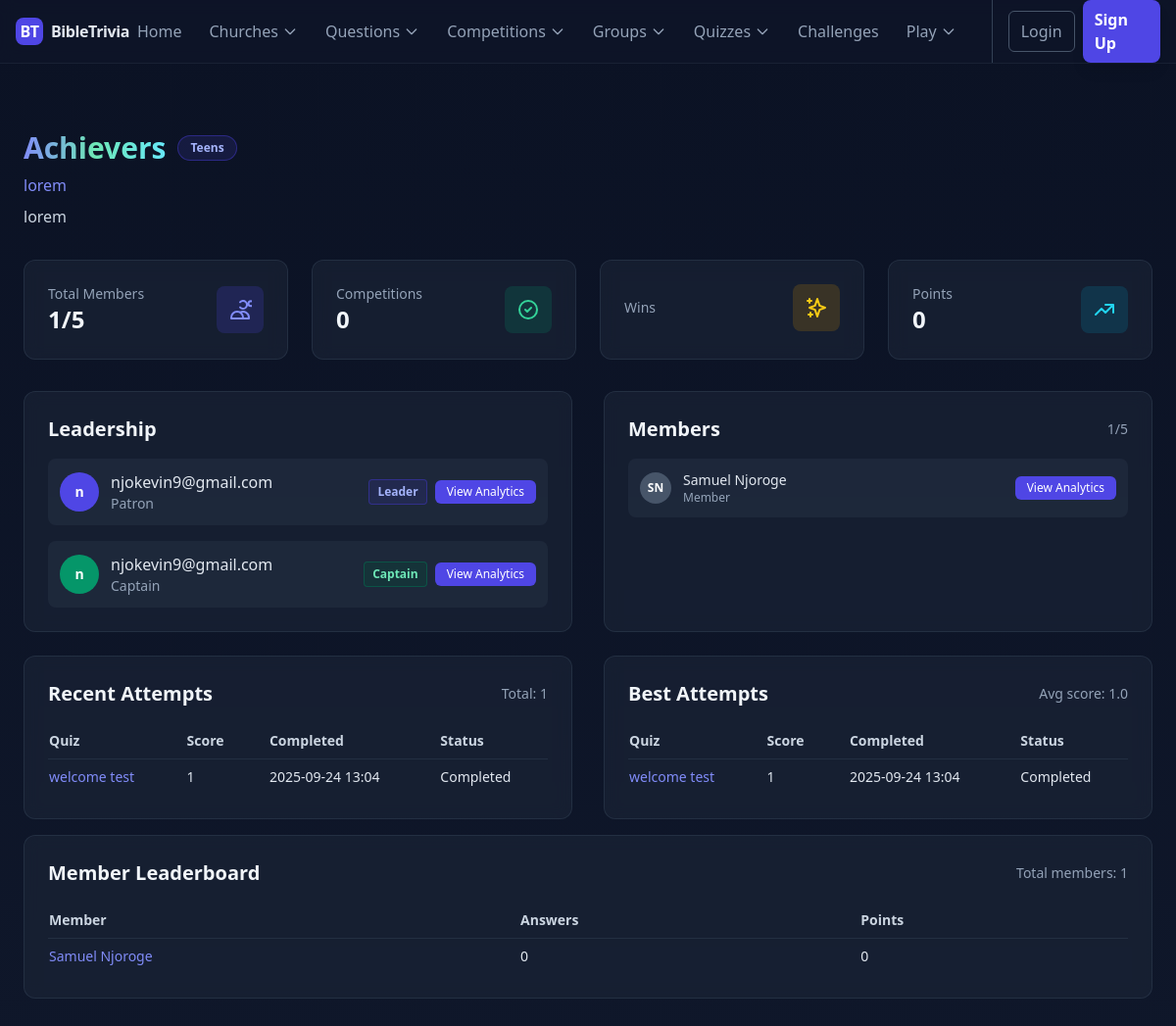
Page /groups/lorem-achievers/ on the earlier database version.
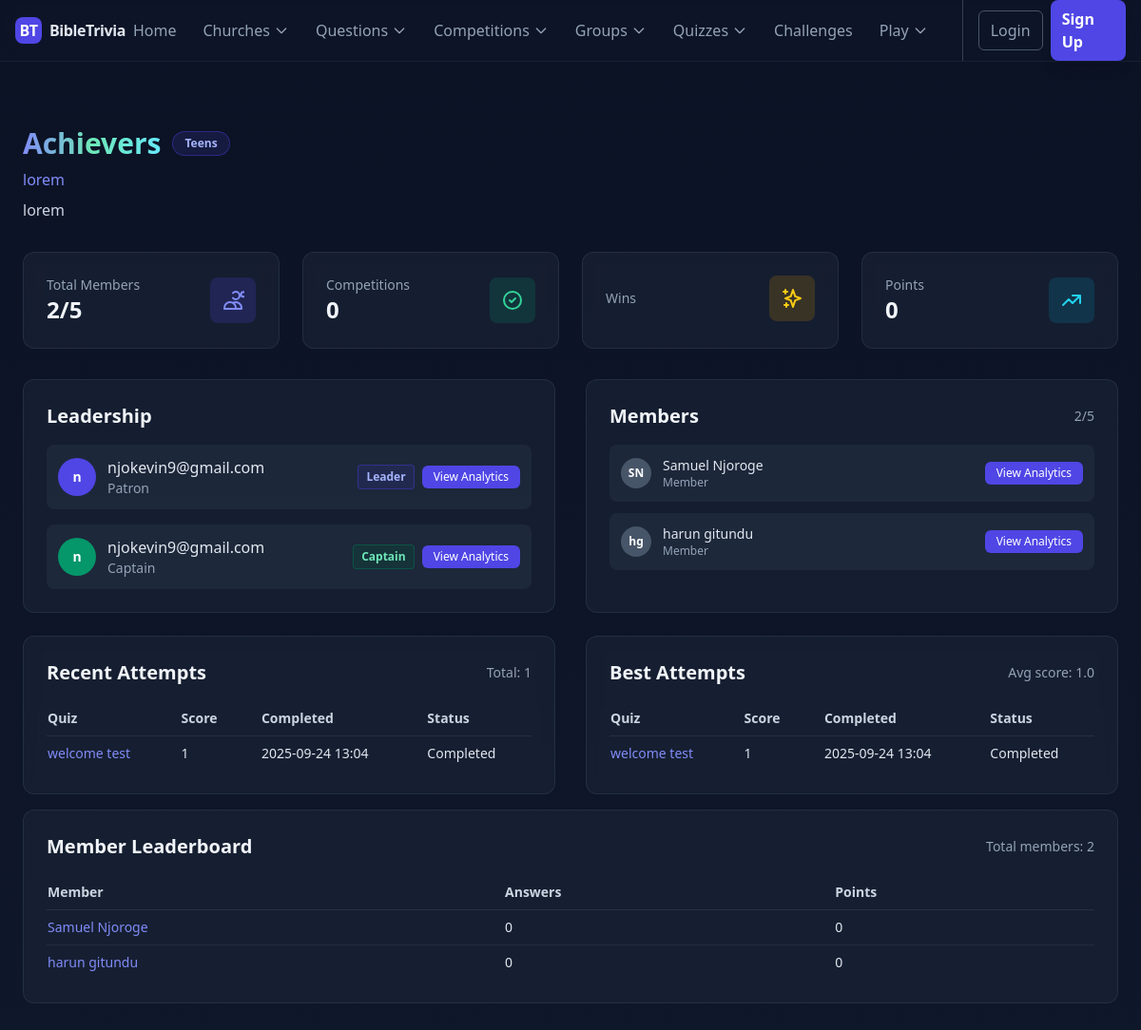
Same page on the later database version.
### users/models.py (models this page shows, shortened)
class MyUser(AbstractUser):
    email = models.EmailField(_('email address'), max_length=50, unique=True)
    username = None
    ROLE_CHOICES = [
        ('Admin', 'Admin'),
        ('Supervisor', 'Supervisor'),
        ('Patron', 'Patron'),
        ('Member', 'Member'),
    ]
    role = models.CharField(
        _('Role'),
        max_length=20,
        choices=ROLE_CHOICES,
        default='Member',
        help_text=_('User role in the system')
    )
    USERNAME_FIELD = 'email'
    REQUIRED_FIELDS = []
    objects = MyUserManager()
    groups = models.ManyToManyField(
        'auth.Group',
        related_name='myuser_groups',  # Unique related_name
        blank=True,
        help_text=_('The groups this user belongs to. A user will get all permissions granted to each of their groups.')
    )
    user_permissions = models.ManyToManyField(
        'auth.Permission',
        related_name='myuser_permissions',  # Unique related_name
        blank=True,
        help_text=_('Specific permissions for this user.')
    )

### home/models.py (models this page shows, shortened)
class TimeStampedModel(models.Model):
    created_at = models.DateTimeField(auto_now_add=True)
    updated_at = models.DateTimeField(auto_now=True)
    class Meta:
        abstract = True

class GroupTestQuizAttempt(TimeStampedModel):
    STATUS_CHOICES = [
        ('started', 'Started'),
        ('completed', 'Completed'),
        ('expired', 'Expired'),
    ]
    uuid = models.UUIDField(default=uuid.uuid4, unique=True, editable=False)
    quiz = models.ForeignKey(TestQuiz, on_delete=models.CASCADE, related_name='group_attempts')
    group = models.ForeignKey(TriviaGroup, on_delete=models.CASCADE, related_name='quiz_attempts')
    initiated_by = models.ForeignKey(settings.AUTH_USER_MODEL, on_delete=models.SET_NULL, null=True, blank=True, related_name='initiated_group_quiz_attempts')
    attempt_number = models.PositiveIntegerField(default=1, help_text='Incremented per group per quiz')
    score = models.PositiveIntegerField(default=0)
    status = models.CharField(max_length=10, choices=STATUS_CHOICES, default='started')
    started_at = models.DateTimeField(auto_now_add=True)
    completed_at = models.DateTimeField(blank=True, null=True)
    class Meta:
        ordering = ['-created_at']
        unique_together = [('quiz', 'group', 'attempt_number')]
        indexes = [
            models.Index(fields=["quiz", "group"]),
            models.Index(fields=["status"]),
            models.Index(fields=["created_at"]),
        ]
        verbose_name = 'Group Test Quiz Attempt'
        verbose_name_plural = 'Group Test Quiz Attempts'

class TestQuiz(TimeStampedModel):
    DIFFICULTY_CHOICES = [
        ('Easy', 'Easy'),
        ('Medium', 'Medium'),
        ('Hard', 'Hard'),
    ]
    QUIZ_TYPE_CHOICES = [
        ('Practice', 'Practice'),
        ('Assessment', 'Assessment'),
        ('Competition', 'Competition'),
        ('Study', 'Study'),
    ]
    level_category = [
        ('Adults', 'Adults'),
        ('Youth', 'Youth'),
        ('Children', 'Children'),
        ('Senior', 'Senior'),
        ('Junior', 'Junior'),
        ('Teens', 'Teens'),
        ('All', 'All'),
    ]
    participation_category = [
        ('Individual', 'Individual'),
        ('Group', 'Group'),
        ('All', 'All'),
    ]
    participation = models.CharField(max_length=100, choices=participation_category, default='All')
    level = models.CharField(max_length=100, choices=level_category, default='All')
    name = models.CharField(max_length=200, unique=True)
    slug = models.SlugField(max_length=220, unique=True, blank=True)
    description = models.TextField(blank=True, help_text="Description of the quiz")
    difficulty = models.CharField(max_length=10, choices=DIFFICULTY_CHOICES, default='Medium')
    quiz_type = models.CharField(max_length=20, choices=QUIZ_TYPE_CHOICES, default='Practice')
    questions = models.ManyToManyField(
        Question,
        related_name='test_quizzes',
        blank=True,
        help_text="Questions included in this quiz"
    )
    activities = models.ManyToManyField(
        CompetitionActivity,
        related_name='quizzes',
        blank=True,
        help_text="Activities this quiz is associated with"
    )
    time_limit = models.PositiveIntegerField(
        null=True,
        blank=True,
        help_text="Time limit in minutes (null = no limit)"
    )
    max_attempts = models.PositiveIntegerField(
        default=1,
        help_text="Maximum number of attempts allowed"
    )
    passing_score = models.PositiveIntegerField(
        default=70,
        help_text="Minimum score percentage to pass"
    )
    total_points = models.PositiveIntegerField(
        default=0,
        help_text="Total possible points for this quiz"
    )
    is_active = models.BooleanField(default=True)
    is_public = models.BooleanField(default=True, help_text="Available to all users")
    requires_authentication = models.BooleanField(default=True)
    created_by = models.ForeignKey(
        settings.AUTH_USER_MODEL,
        on_delete=models.CASCADE,
        related_name='created_test_quizzes'
    )
    instructions = models.TextField(
        blank=True,
        help_text="Instructions for taking this quiz"
    )
    metadata = models.JSONField(
        blank=True,
        null=True,
        help_text="Additional quiz settings and data"
    )
    class Meta:
        ordering = ['-created_at']
        indexes = [
            models.Index(fields=["slug"]),
            models.Index(fields=["is_active"]),
            models.Index(fields=["quiz_type"]),
            models.Index(fields=["difficulty"]),
            models.Index(fields=["created_by"]),
        ]
        verbose_name = "Test Quiz"
        verbose_name_plural = "Test Quizzes"

### home/views.py (the view)
# urls.py: path('groups/<slug:slug>/', TriviaGroupDetailView.as_view(), name='group_detail'),
class TriviaGroupDetailView(DetailView):
    model = TriviaGroup
    template_name = 'home/group_detail.html'
    context_object_name = 'group'
    slug_field = 'slug'
    slug_url_kwarg = 'slug'
    def get_context_data(self, **kwargs):
        context = super().get_context_data(**kwargs)
        context['members'] = self.object.members.all()
        context['total_members'] = self.object.members.count()
        context['can_manage'] = (
            self.request.user.is_authenticated and
            (self.object.patron == self.request.user or
             self.object.captain == self.request.user or
             self.request.user.is_staff)
        )
        recent_attempts = (
            GroupTestQuizAttempt.objects
            .filter(group=self.object)
            .select_related('quiz')
            .order_by('-created_at')[:10]
        )
        context['recent_attempts'] = recent_attempts
        best_attempts = (
            GroupTestQuizAttempt.objects
            .filter(group=self.object)
            .select_related('quiz')
            .order_by('-score', '-created_at')[:5]
        )
        context['best_attempts'] = best_attempts
        context['attempt_count'] = GroupTestQuizAttempt.objects.filter(group=self.object).count()
        context['avg_attempt_score'] = (
            GroupTestQuizAttempt.objects.filter(group=self.object).aggregate(avg=Avg('score'))['avg']
        )
        members_with_stats = (
            self.object.members
            .annotate(
                group_points=Sum(
                    'group_question_responses__points_awarded',
                    filter=Q(group_question_responses__group=self.object)
                ),
                answers_count=Count(
                    'group_question_responses',
                    filter=Q(group_question_responses__group=self.object)
                )
            )
            .order_by('-group_points', '-answers_count', 'first_name')
        )
        context['members_with_stats'] = members_with_stats
        return context

### home/templates/home/group_detail.html (shortened to what the changed rows need)
{% extends "base.html" %}
{% block content %}
<section class="py-10">
    <div class="max-w-6xl mx-auto">
        <div class="flex items-start justify-between mb-8">
            <div>
                <div class="flex items-center gap-3 mb-2">
                    <h1 class="text-3xl font-extrabold bg-gradient-to-r from-indigo-400 via-emerald-300 to-cyan-300 bg-clip-text text-transparent">
                    </h1>
                </div>
            </div>
        </div>
        <div class="grid grid-cols-1 md:grid-cols-4 gap-6 mb-8">
            <div class="bg-slate-800/50 backdrop-blur rounded-xl p-6 border border-slate-700/50">
                <div class="flex items-center justify-between">
                    <div>
                        <p class="text-slate-400 text-sm">Total Members</p>
                        <p class="text-2xl font-bold text-slate-100">{{ total_members }}/{{ group.max_members }}</p>
                    </div>
                </div>
            </div>
        </div>
        <div class="grid grid-cols-1 lg:grid-cols-2 gap-8">
            <div class="bg-slate-800/50 backdrop-blur rounded-xl p-6 border border-slate-700/50">
                <div class="flex items-center justify-between mb-4">
                    <h3 class="text-xl font-bold text-slate-100">Members</h3>
                    <span class="text-sm text-slate-400">{{ total_members }}/{{ group.max_members }}</span>
                </div>
                {% if members %}
                    <div class="space-y-3">
                        {% for member in members %}
                            <div class="flex items-center justify-between gap-3 p-3 bg-slate-700/30 rounded-lg">
                                <div class="w-8 h-8 bg-slate-600 rounded-full flex items-center justify-center">
                                    <span class="text-white font-semibold text-xs">
                                        {{ member.first_name.0|default:member.email.0 }}{{ member.last_name.0|default:"" }}
                                    </span>
                                </div>
                                <div class="flex-1">
                                    <p class="text-slate-200 text-sm font-medium">{{ member.get_full_name|default:member.email }}</p>
                                    <p class="text-slate-400 text-xs">Member</p>
                                </div>
                                <a href="{% url 'user_performance' member.pk %}"
                                   class="text-xs bg-indigo-600 hover:bg-indigo-500 text-white px-3 py-1 rounded-md transition-colors">
                                    View Analytics
                                </a>
                            </div>
                        {% endfor %}
                    </div>
                {% endif %}
            </div>
        </div>
    </div>
</section>
<section class="pb-10 -mt-4">
    <div class="max-w-6xl mx-auto grid grid-cols-1 lg:grid-cols-2 gap-8">
        <div class="bg-slate-800/50 backdrop-blur rounded-xl p-6 border border-slate-700/50">
            {% if recent_attempts %}
            <div class="overflow-x-auto">
                <table class="min-w-full text-sm text-left">
                    <thead class="text-slate-300 border-b border-slate-700/50">
                        <tr>
                            <th class="py-2 pr-4">Quiz</th>
                            <th class="py-2 px-4">Score</th>
                            <th class="py-2 px-4">Completed</th>
                            <th class="py-2 px-4">Status</th>
                        </tr>
                    </thead>
                    <tbody class="text-slate-200 divide-y divide-slate-700/40">
                        {% for a in recent_attempts %}
                        <tr>
                            <td class="py-2 pr-4">
                                <a href="{% url 'quiz_detail' slug=a.quiz.slug %}" class="text-indigo-400 hover:text-indigo-300">{{ a.quiz.name }}</a>
                            </td>
                            <td class="py-2 px-4">{{ a.score|default:0 }}</td>
                            <td class="py-2 px-4">{{ a.completed_at|date:'Y-m-d H:i'|default:'—' }}</td>
                            <td class="py-2 px-4 capitalize">{{ a.status }}</td>
                        </tr>
                        {% endfor %}
                    </tbody>
                </table>
            </div>
            {% else %}
            <p class="text-slate-400 text-sm">No attempts yet.</p>
            {% endif %}
        </div>
        <div class="bg-slate-800/50 backdrop-blur rounded-xl p-6 border border-slate-700/50">
            {% if best_attempts %}
            <div class="overflow-x-auto">
                <table class="min-w-full text-sm text-left">
                    <thead class="text-slate-300 border-b border-slate-700/50">
                        <tr>
                            <th class="py-2 pr-4">Quiz</th>
                            <th class="py-2 px-4">Score</th>
                            <th class="py-2 px-4">Completed</th>
                            <th class="py-2 px-4">Status</th>
                        </tr>
                    </thead>
                    <tbody class="text-slate-200 divide-y divide-slate-700/40">
                        {% for a in best_attempts %}
                        <tr>
                            <td class="py-2 pr-4">
                                <a href="{% url 'quiz_detail' slug=a.quiz.slug %}" class="text-indigo-400 hover:text-indigo-300">{{ a.quiz.name }}</a>
                            </td>
                            <td class="py-2 px-4">{{ a.score|default:0 }}</td>
                            <td class="py-2 px-4">{{ a.completed_at|date:'Y-m-d H:i'|default:'—' }}</td>
                            <td class="py-2 px-4 capitalize">{{ a.status }}</td>
                        </tr>
                        {% endfor %}
                    </tbody>
                </table>
            </div>
            {% else %}
            <p class="text-slate-400 text-sm">No attempts to rank yet.</p>
            {% endif %}
        </div>
    </div>
</section>
<section class="pb-10 -mt-6">
    <div class="max-w-6xl mx-auto bg-slate-800/50 backdrop-blur rounded-xl p-6 border border-slate-700/50">
        <div class="flex items-center justify-between mb-4">
            <h3 class="text-xl font-bold text-slate-100">Member Leaderboard</h3>
            <div class="text-sm text-slate-400">Total members: {{ total_members }}</div>
        </div>
        {% if members_with_stats %}
        <div class="overflow-x-auto">
            <table class="min-w-full text-sm text-left">
                <thead class="text-slate-300 border-b border-slate-700/50">
                    <tr>
                        <th class="py-2 pr-4">Member</th>
                        <th class="py-2 px-4">Answers</th>
                        <th class="py-2 px-4">Points</th>
                    </tr>
                </thead>
                <tbody class="text-slate-200 divide-y divide-slate-700/40">
                    {% for m in members_with_stats %}
                    <tr>
                        <td class="py-2 pr-4">
                            <a href="{% url 'user_performance' m.pk %}"
                               class="text-indigo-400 hover:text-indigo-300">
                                {{ m.get_full_name|default:m.email }}
                            </a>
                        </td>
                        <td class="py-2 px-4">{{ m.answers_count|default:0 }}</td>
                        <td class="py-2 px-4">{{ m.group_points|default:0 }}</td>
                    </tr>
                    {% endfor %}
                </tbody>
            </table>
        </div>
        {% else %}
        <p class="text-slate-400 text-sm">No member activity yet.</p>
        {% endif %}
    </div>
</section>
{% endblock %}

Differences in the rows shown:
added MyUser: first_name.0 "h", last_name.0 "g", get_full_name "harun gitundu", answers_count "0", group_points "0"
Other differences:
{{ total_members }}: "1" → "2"
